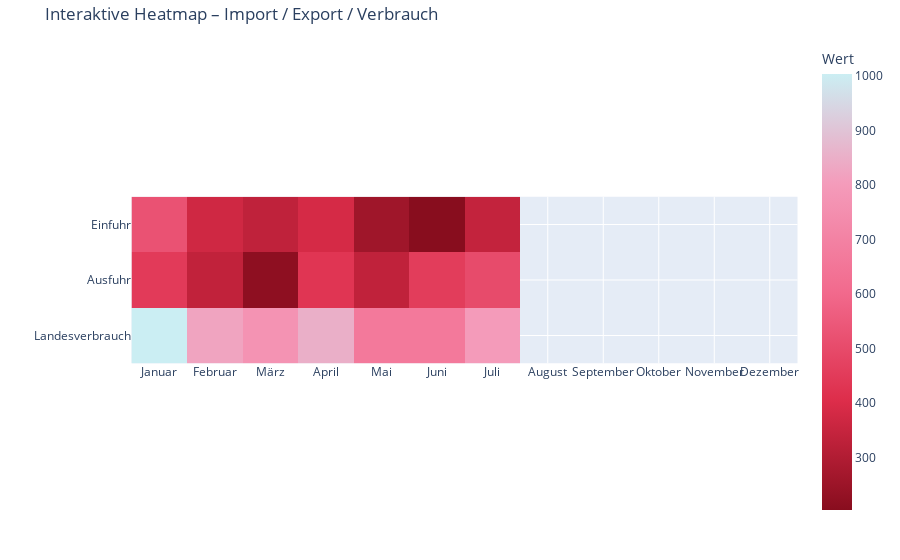
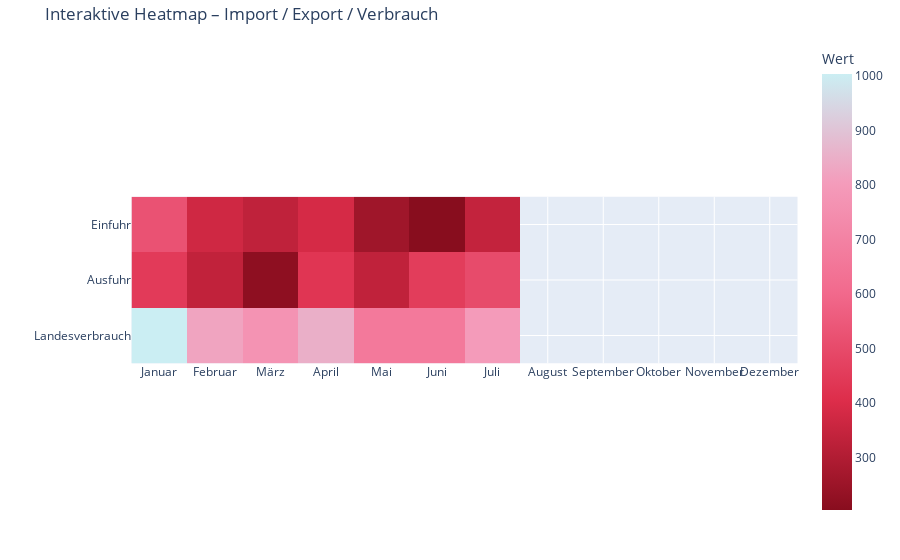

The cell these charts' notebook holds for them, in order:
### Code cell
month_map = {
    1:'Januar', 2:'Februar', 3:'März', 4:'April', 5:'Mai', 6:'Juni',
    7:'Juli', 8:'August', 9:'September', 10:'Oktober', 11:'November', 12:'Dezember'
}
monate = [month_map[m] for m in range(1,13)]
cats_all = ['Einfuhr','Ausfuhr','Landesverbrauch']

def aggregate_monthly(df_in, year, agg='sum', month_start=1, month_end=12, cats='Alle'):
    d = df_in.copy()
    d = d[d['Datum'].dt.year == year]
    d['MonatNum'] = d['Datum'].dt.month
    if agg == 'sum':
        monthly = d.groupby('MonatNum')[cats_all].sum()
    else:
        monthly = d.groupby('MonatNum')[cats_all].mean()
    # vollen Monatsindex
    monthly = monthly.reindex(range(1,13))
    # Monatsfenster maskieren: außerhalb -> NaN
    mask = ~((monthly.index >= month_start) & (monthly.index <= month_end))
    monthly.loc[mask, :] = np.nan
    # Kategorien filtern
    if cats in cats_all:
        monthly = monthly[[cats]]
    # Reihenfolge Jan–Dez und Achsen drehen (Zeilen=Kategorien, Spalten=Monate)
    monthly.columns.name = None
    monthly.index.name = 'MonatNum'
    monthly = monthly.rename(index=month_map)
    return monthly

# Paletten
palette_blue = ["#E6F7FF", "#BAECFE", "#8EE2FD", "#63D8FC", "#37CEFB"]
palette_custom = ["#880d1e", "#dd2d4a", "#f26a8d", "#f49cbb", "#cbeef3"]
palette_custom_1 = ["#e6fffb", "#b2f5ea", "#7ee7d8", "#38b2ac", "#0d9488"]

def build_colors(palette_name):
    if palette_name == 'Blautöne':
        return palette_blue
    else:
        return [c if c.startswith("#") else f"#{c}" for c in palette_custom]

def plot_heatmap(monthly_df, palette_name):
    values = monthly_df.T  # Zeilen=Kategorien, Spalten=Monate
    colors = build_colors(palette_name)
    fig = px.imshow(
        values,
        color_continuous_scale=colors,
        labels=dict(x="Monat", y="Kategorie", color="Wert"),
        text_auto=True
    )
    fig.update_layout(
        margin=dict(l=40, r=10, t=40, b=40),
        title="Interaktive Heatmap – Import / Export / Verbrauch"
    )
    fig.update_xaxes(title="", tickangle=0)
    fig.update_yaxes(title="")
    fig.update_traces(
        hovertemplate="Monat: %{x}<br>Kategorie: %{y}<br>Wert: %{z:.0f}<extra></extra>",
        texttemplate="%{text:.0f}"
    )
    fig.show()

# Widgets
years = sorted(df['Datum'].dropna().dt.year.unique())
year_dd = widgets.Dropdown(options=years, value=years[0], description='Jahr:', layout=widgets.Layout(width='160px'))
month_range = widgets.IntRangeSlider(value=[1,12], min=1, max=12, step=1, description='Monate:', continuous_update=False)
agg_tb = widgets.ToggleButtons(options=[('Summe','sum'), ('Durchschnitt','mean')], value='sum', description='Aggregation:')
cats_tb = widgets.ToggleButtons(options=['Alle'] + cats_all, value='Alle', description='Kategorien:')

def on_update(change=None):
    year = year_dd.value
    mstart, mend = month_range.value
    agg = agg_tb.value
    cats = cats_tb.value
    monthly = aggregate_monthly(df, year=year, agg=agg, month_start=mstart, month_end=mend, cats=cats)
    plot_heatmap(monthly, palette_dd.value)

ui = widgets.HBox([year_dd, month_range, agg_tb, palette_dd, cats_tb])
display(ui)
out = widgets.interactive_output(on_update, {})
display(out)
on_update()

### Figure 1 — Plotly figure (JSON) as saved in the notebook; plotly's stock layout.template omitted (floating-point values rounded to 4 significant figures)
{"data": [{"coloraxis": "coloraxis", "hovertemplate": "Monat: %{x}<br>Kategorie: %{y}<br>Wert: %{z:.0f}<extra></extra>", "name": "0", "texttemplate": "%{text:.0f}", "type": "heatmap", "x": ["Januar", "Februar", "März", "April", "Mai", "Juni", "Juli", "August", "September", "Oktober", "November", "Dezember"], "xaxis": "x", "y": ["Einfuhr", "Ausfuhr", "Landesverbrauch"], "yaxis": "y", "z": [[525.6, 369.5, 334.0, 384.6, 258.1, 203.4, 342.1, NaN, NaN, NaN, NaN, NaN], [446.8, 336.9, 216.7, 430.9, 335.9, 454.4, 502.7, NaN, NaN, NaN, NaN, NaN], [1004.0, 822.0, 768.9, 851.0, 664.9, 664.3, 801.0, NaN, NaN, NaN, NaN, NaN]]}], "layout": {"coloraxis": {"colorbar": {"title": {"text": "Wert"}}, "colorscale": [[0, "#880d1e"], [0.25, "#dd2d4a"], [0.5, "#f26a8d"], [0.75, "#f49cbb"], [1, "#cbeef3"]]}, "margin": {"b": 40, "l": 40, "r": 10, "t": 40}, "title": {"text": "Interaktive Heatmap – Import / Export / Verbrauch"}, "xaxis": {"anchor": "y", "constrain": "domain", "domain": [0, 1], "scaleanchor": "y", "tickangle": 0, "title": {"text": ""}}, "yaxis": {"anchor": "x", "autorange": "reversed", "constrain": "domain", "domain": [0, 1], "title": {"text": ""}}}}

### Figure 2 — Plotly figure (JSON) as saved in the notebook; plotly's stock layout.template omitted (floating-point values rounded to 4 significant figures)
{"data": [{"coloraxis": "coloraxis", "hovertemplate": "Monat: %{x}<br>Kategorie: %{y}<br>Wert: %{z:.0f}<extra></extra>", "name": "0", "texttemplate": "%{text:.0f}", "type": "heatmap", "x": ["Januar", "Februar", "März", "April", "Mai", "Juni", "Juli", "August", "September", "Oktober", "November", "Dezember"], "xaxis": "x", "y": ["Einfuhr", "Ausfuhr", "Landesverbrauch"], "yaxis": "y", "z": [[525.6, 369.5, 334.0, 384.6, 258.1, 203.4, 342.1, NaN, NaN, NaN, NaN, NaN], [446.8, 336.9, 216.7, 430.9, 335.9, 454.4, 502.7, NaN, NaN, NaN, NaN, NaN], [1004.0, 822.0, 768.9, 851.0, 664.9, 664.3, 801.0, NaN, NaN, NaN, NaN, NaN]]}], "layout": {"coloraxis": {"colorbar": {"title": {"text": "Wert"}}, "colorscale": [[0, "#880d1e"], [0.25, "#dd2d4a"], [0.5, "#f26a8d"], [0.75, "#f49cbb"], [1, "#cbeef3"]]}, "margin": {"b": 40, "l": 40, "r": 10, "t": 40}, "title": {"text": "Interaktive Heatmap – Import / Export / Verbrauch"}, "xaxis": {"anchor": "y", "constrain": "domain", "domain": [0, 1], "scaleanchor": "y", "tickangle": 0, "title": {"text": ""}}, "yaxis": {"anchor": "x", "autorange": "reversed", "constrain": "domain", "domain": [0, 1], "title": {"text": ""}}}}
